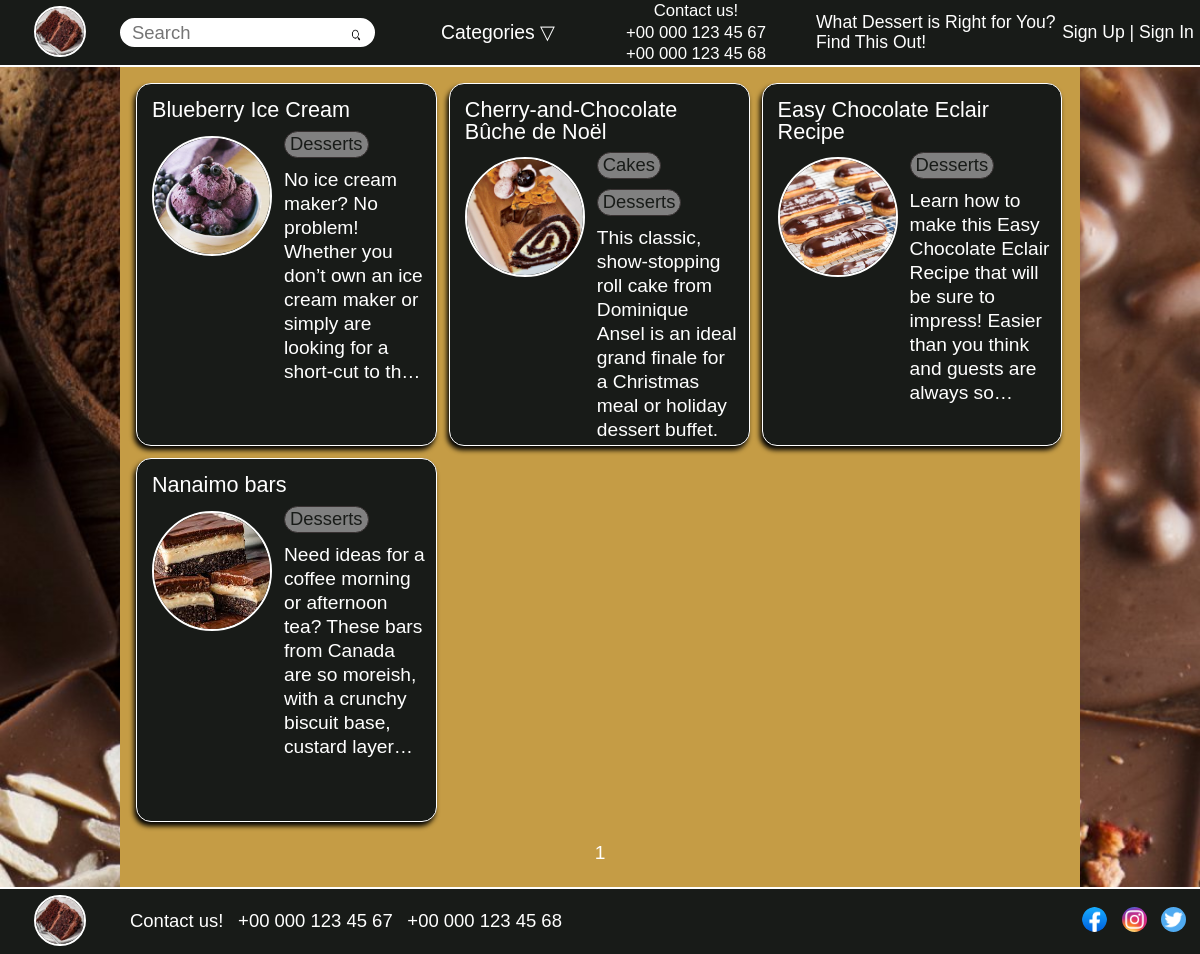
Page /category/desserts/ on the committed database.
### recipes/models.py (models this page shows, shortened)
class Recipes(models.Model):
    title = models.CharField(max_length=255)
    slug = models.SlugField(max_length=255, unique=True, db_index=True)
    description = models.TextField()
    recipe = models.TextField()
    photo = models.ImageField(upload_to='photos/%Y/%m/%d/')
    time_create = models.TimeField(auto_now_add=True)
    time_update = models.TimeField(auto_now=True)
    is_published = models.BooleanField(default=True)
    cat = models.ManyToManyField(Category,)
    class Meta:
        verbose_name = 'Recipes'
        verbose_name_plural = 'Recipes'
        ordering = ['title', 'time_create']
    def get_absolute_url(self):
        return reverse('show_recipe', kwargs={'rec_slug': self.slug})

class Category(models.Model):
    name = models.CharField(max_length=255)
    slug = models.SlugField(max_length=255, unique=True, db_index=True)
    def get_absolute_url(self):
        return reverse('show_category', kwargs={'cat_slug': self.slug})
    class Meta:
        verbose_name = 'Category'
        verbose_name_plural = 'Categories'
        ordering = ['id', 'name']

### recipes/views.py (the view)
# urls.py: path('category/<slug:cat_slug>/', ShowCategory.as_view(), name='show_category'),
class ShowCategory(DataMixin, ListView):
    model = Recipes
    template_name = 'recipes/main.html'
    context_object_name = 'recipes'
    def get_queryset(self):
        return Recipes.objects.filter(cat__slug=self.kwargs['cat_slug'], is_published=True)
    def get_context_data(self, *, object_list=None, **kwargs):
        context = super().get_context_data(**kwargs)
        cat = Category.objects.get(slug=self.kwargs['cat_slug'])
        context['cat_selected'] = cat.slug
        c_def = self.get_user_context()
        return dict(list(c_def.items()) + list(context.items()))

### recipes/templatetags/tags.py (called while the page is built)
@register.simple_tag()
def category():
    return Category.objects.all()

### recipes/utils.py (called while the page is built)
    def get_user_context(self, **kwargs):
        context = kwargs
        context['menu'] = menu
        return context

### recipes/templates/recipes/main.html
{% extends 'recipes/base.html' %}
{% load tags %}
{% block content %}
{% for recipe in recipes %}
<div class="block">
    <a href="{{ recipe.get_absolute_url }}" class="block-title">{{ recipe.title }}</a>
    <div class="block-content">
        {% if recipe.photo %}
        <img src="{{ recipe.photo.url }}" class="block-image" />
        {% endif %}
        {% for category in recipe.cat.all %}
        <div class="block-categories">
            <a href="{{ category.get_absolute_url }}">{{ category.name }}</a>
        </div>
        {% endfor %}
        <p>
            {{ recipe.description|linebreaks|truncatewords:50 }}
        </p>
    </div>
</div>
{% endfor %}
{% endblock %}

### recipes/static/recipes/css/index.css (style rules this page uses)
*, *::before, *::after { padding: 0; margin: 0; border: 0; box-sizing: border-box; }
.logo, .categories-menu, .categories-list, .search-bar, .quiz-button, .sign-in-button, .block-image { user-select: none; }
.block { padding: 10px; background-color: rgb(24, 27, 24); max-width: 32%; height: 18.7rem; border: 1px solid #fff; float: left; margin: 0.6%; border-radius: 15px; box-shadow: -2px 4px 5px #000; cursor: default; }
.block p { display: block; overflow: hidden; text-overflow: ellipsis; display: -webkit-box; -webkit-box-orient: vertical; -webkit-line-clamp: 8; font-size: 120%; line-height: 1.25; }
.block-title { display: block; font-size: 150%; margin: 10px 0px 10px 5px; cursor: pointer; text-decoration: none; color: #FFF; width: fit-content; }
.block-categories { display: inline-block; background-color: grey; border-radius: 20px; border: 1px solid rgb(56, 50, 50); height: 20px; max-width: 150px; padding: 3px 5px 22px 5px; margin: 5px 5px 10px 5px; overflow: hidden; font-size: 120%; }
.block-image { width: 150px; height: 150px; border: 1px solid #FFF; float: left; border-radius: 50%; margin: 5px 12px 5px 5px; }
.paginator ul, a { color: rgb(24, 27, 24); text-decoration: none; list-style: none; }
@media (max-width: 1600px) { .block { height: 24.5rem; margin: 10px; max-width: 31%; } }
@media (max-width: 1600px) { .block p { -webkit-line-clamp: 9; } }
@media (max-width: 1400px) { .block-title { font-size: 140%; } }
@media (max-width: 1350px) { .block { height: 21.7rem; max-width: 31.8%; margin: 7.6px; } }
@media (max-width: 1350px) { .block p { -webkit-line-clamp: 9; } }
@media (max-width: 1350px) { .block-image { width: 120px; height: 120px; } }
@media (max-width: 1350px) { .block-categories { margin: 0 5px 7px 0px; } }
@media (max-width: 1350px) { .block-title { font-size: 130%; margin: 0px 0px 4px 5px; } }
@media (max-width: 1300px) { .block { height: 21.7rem; max-width: 31.85%; margin: 7px; } }
@media (max-width: 1300px) { .block-title { font-size: 135%; margin: 5px 5px 10px 5px; } }
@media (max-width: 1300px) { .block-categories { font-size: 115%; } }
@media (max-width: 1300px) { .block p { -webkit-line-clamp: 8; } }
@media (max-width: 1300px) { .block-image { width: 130px; height: 130px; border: 2px solid #FFF; margin-bottom: 7px; } }
@media (max-width: 1250px) { .block { height: 22.7rem; max-width: 32%; margin: 6px; } }
@media (max-width: 1250px) { .block-image { width: 120px; height: 120px; } }
@media (max-width: 1250px) { .block p { -webkit-line-clamp: 9; } }

### rows in the picture
Recipes: title "Blueberry Ice Cream", photo (picture), description "No ice cream maker? No problem! Whether you don’t own an ice cream maker or simply are looking for a short-cut to…"
Category: name "Desserts"
Recipes: title "Cherry-and-Chocolate Bûche de Noël", photo (picture), description "This classic, show-stopping roll cake from Dominique Ansel is an ideal grand finale for a Christmas meal or holiday dessert buffet."
Category: name "Cakes"
Recipes: title "Easy Chocolate Eclair Recipe", photo (picture), description "Learn how to make this Easy Chocolate Eclair Recipe that will be sure to impress! Easier than you think and guests are always…"
Recipes: title "Nanaimo bars", photo (picture), description "Need ideas for a coffee morning or afternoon tea? These bars from Canada are so moreish, with a crunchy biscuit base, custard…"

### other values in the picture
{{ p }} "1"
